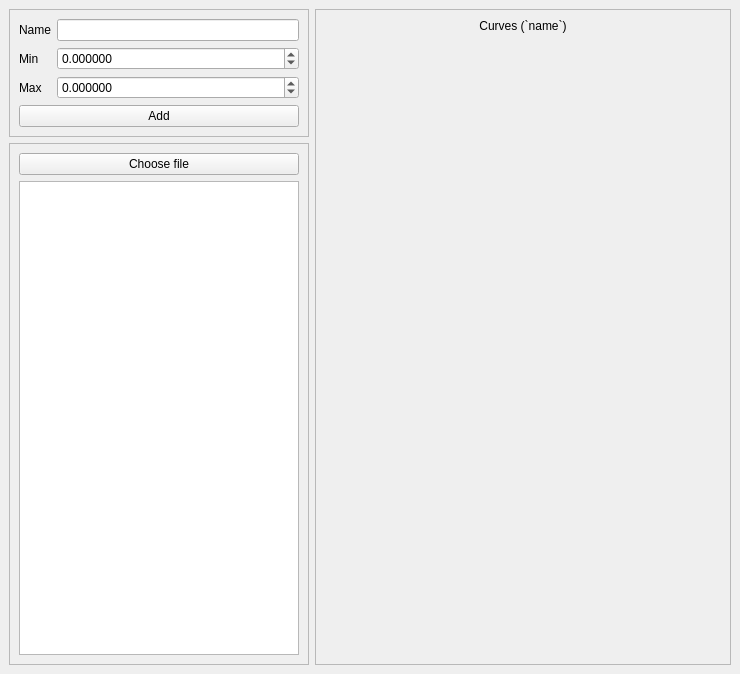
<?xml version="1.0" encoding="UTF-8"?>
<ui version="4.0">
 <class>MainWindow</class>
 <widget class="QMainWindow" name="MainWindow">
  <property name="geometry">
   <rect>
    <x>0</x>
    <y>0</y>
    <width>740</width>
    <height>674</height>
   </rect>
  </property>
  <property name="windowTitle">
   <string>MainWindow</string>
  </property>
  <widget class="QWidget" name="centralwidget">
   <layout class="QGridLayout" name="gridLayout">
    <item row="0" column="0">
     <widget class="QFrame" name="frame">
      <property name="maximumSize">
       <size>
        <width>300</width>
        <height>16777215</height>
       </size>
      </property>
      <property name="frameShape">
       <enum>QFrame::StyledPanel</enum>
      </property>
      <property name="frameShadow">
       <enum>QFrame::Raised</enum>
      </property>
      <layout class="QFormLayout" name="formLayout">
       <item row="0" column="0">
        <widget class="QLabel" name="label">
         <property name="text">
          <string>Name</string>
         </property>
        </widget>
       </item>
       <item row="0" column="1">
        <widget class="QLineEdit" name="nameLineEdit"/>
       </item>
       <item row="1" column="0">
        <widget class="QLabel" name="label_2">
         <property name="text">
          <string>Min</string>
         </property>
        </widget>
       </item>
       <item row="1" column="1">
        <widget class="QDoubleSpinBox" name="minValueSpinBox">
         <property name="decimals">
          <number>6</number>
         </property>
         <property name="minimum">
          <double>-100000.000000000000000</double>
         </property>
         <property name="maximum">
          <double>100000.000000000000000</double>
         </property>
         <property name="singleStep">
          <double>0.000001000000000</double>
         </property>
        </widget>
       </item>
       <item row="2" column="0">
        <widget class="QLabel" name="label_3">
         <property name="text">
          <string>Max</string>
         </property>
        </widget>
       </item>
       <item row="2" column="1">
        <widget class="QDoubleSpinBox" name="maxValueSpinBox">
         <property name="decimals">
          <number>6</number>
         </property>
         <property name="minimum">
          <double>-100000.000000000000000</double>
         </property>
         <property name="maximum">
          <double>100000.000000000000000</double>
         </property>
         <property name="singleStep">
          <double>0.000001000000000</double>
         </property>
        </widget>
       </item>
       <item row="3" column="0" colspan="2">
        <widget class="QPushButton" name="addIntervalButton">
         <property name="text">
          <string>Add</string>
         </property>
        </widget>
       </item>
      </layout>
     </widget>
    </item>
    <item row="1" column="0">
     <widget class="QFrame" name="frame_2">
      <property name="maximumSize">
       <size>
        <width>300</width>
        <height>16777215</height>
       </size>
      </property>
      <property name="frameShape">
       <enum>QFrame::StyledPanel</enum>
      </property>
      <property name="frameShadow">
       <enum>QFrame::Raised</enum>
      </property>
      <layout class="QVBoxLayout" name="verticalLayout">
       <item>
        <widget class="QPushButton" name="chooseLogFile">
         <property name="text">
          <string>Choose file</string>
         </property>
        </widget>
       </item>
       <item>
        <widget class="QTextBrowser" name="fileTextBrowser"/>
       </item>
      </layout>
     </widget>
    </item>
    <item row="0" column="1" rowspan="2">
     <widget class="QScrollArea" name="scrollArea">
      <property name="minimumSize">
       <size>
        <width>300</width>
        <height>0</height>
       </size>
      </property>
      <property name="widgetResizable">
       <bool>true</bool>
      </property>
      <widget class="QWidget" name="scrollArea_3">
       <property name="geometry">
        <rect>
         <x>0</x>
         <y>0</y>
         <width>414</width>
         <height>654</height>
        </rect>
       </property>
       <layout class="QVBoxLayout" name="verticalLayout_4">
        <item>
         <widget class="QLabel" name="nameLogLabel">
          <property name="text">
           <string>Curves (`name`)</string>
          </property>
          <property name="alignment">
           <set>Qt::AlignCenter</set>
          </property>
         </widget>
        </item>
        <item>
         <layout class="QGridLayout" name="logsScrollArea"/>
        </item>
        <item>
         <spacer name="verticalSpacer_2">
          <property name="orientation">
           <enum>Qt::Vertical</enum>
          </property>
          <property name="sizeHint" stdset="0">
           <size>
            <width>20</width>
            <height>40</height>
           </size>
          </property>
         </spacer>
        </item>
       </layout>
      </widget>
     </widget>
    </item>
   </layout>
  </widget>
 </widget>
 <resources/>
 <connections/>
</ui>
